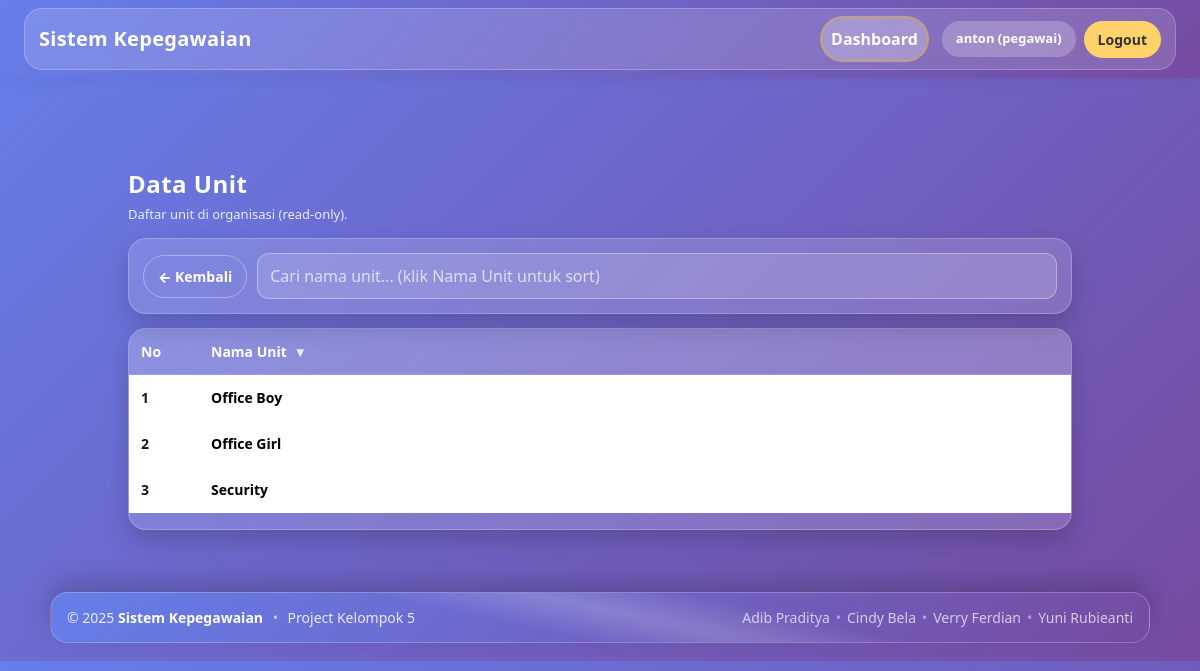
Screenshot of /pages/pegawai/unit.php (signed in) with the database file from the repository.
### tables this page shows
CREATE TABLE `unit` (
  `id` int(11) NOT NULL,
  `nama_unit` varchar(100) NOT NULL
);

### config/config.php (called while the page is built, shortened)
<?php
function app_url(string $path = ''): string {
    return APP_BASE . ltrim($path, '/');
}
?>

### pages/pegawai/unit.php (the view, shortened to what this page needs)
<?php
require_once __DIR__ . '/../../config/config.php';
function fetch_units(): array {
  $sql = "SELECT id, nama_unit FROM unit ORDER BY nama_unit ASC";
  if (isset($GLOBALS['conn']) && $GLOBALS['conn'] instanceof mysqli) {
    $res = $GLOBALS['conn']->query($sql);
    $rows = [];
    while ($r = $res->fetch_assoc()) $rows[] = $r;
    return [$rows, null];
  }
  return [[], 'Tidak ada koneksi database ($conn/$pdo).'];
}
list($units, $query_error) = fetch_units();
?>
<?php include "../../includes/header.php"; ?>
<div class="page-wrap">
  <h1 class="page-title">Data Unit</h1>
  <p class="page-sub">Daftar unit di organisasi (read-only).</p>
  <div class="actionbar">
    <a class="pill" href="<?= app_url('pages/dashboard_pegawai.php') ?>">← Kembali</a>
    <input id="qSearch" type="search" class="input" placeholder="Cari nama unit... (klik Nama Unit untuk sort)">
  </div>
  <div class="card">
    <table class="table" id="tblUnit">
      <thead>
        <tr>
          <th style="width:70px">No</th>
          <th class="th-sort" data-key="nama_unit">Nama Unit <span class="caret">▾</span></th>
        </tr>
      </thead>
      <tbody id="tbBody">
        <?php if(count($units)): $no=1; foreach($units as $u): ?>
          <tr class="row-data">
            <td><?= $no++; ?></td>
            <td class="nama-unit"><?= htmlspecialchars($u['nama_unit']) ?></td>
          </tr>
        <?php endforeach; else: ?>
          <tr><td colspan="2" class="empty">Belum ada data unit.</td></tr>
        <?php endif; ?>
      </tbody>
    </table>
  </div>
</div>
<?php include "../../includes/footer.php"; ?>

### includes/header.php (style rules this page uses)
:root { --grad-a:#667eea; --grad-b:#764ba2; --glass: rgba(255,255,255,0.14); --stroke: rgba(255,255,255,0.22); --text:#ffffff; --text-soft: rgba(255,255,255,0.88); --muted: rgba(255,255,255,0.70); --btn:#ffd369; --btn-hover:#ffbf00; --ring: rgba(255,211,105,.45); --shadow: 0 12px 30px rgba(0,0,0,.25); --radius: 18px; }
* { box-sizing:border-box; }
body { font-family:"Segoe UI",Inter,Arial,sans-serif; padding-top:80px; }
a { text-decoration:none !important; }

### pages/pegawai/unit.php (style rules this page uses)
:root { --grad-a:#667eea; --grad-b:#764ba2; --glass: rgba(255,255,255,0.15); --stroke: rgba(255,255,255,0.22); --text:#ffffff; --text-soft: rgba(255,255,255,0.88); --muted: rgba(255,255,255,0.70); --btn:#ffd369; --btn-hover:#ffbf00; --shadow-soft: 0 12px 26px rgba(0,0,0,0.18); --radius: 16px; --item:#111827; --item-strong:#000000; }
body { padding-left:0!important; background: linear-gradient(135deg, var(--grad-a), var(--grad-b)) !important; color: var(--text); }
.page-wrap { max-width: 980px; margin: 90px auto 48px; padding: 0 18px; animation: fadeUp .6s ease both; }
.page-title { font-weight: 900; font-size: 24px; margin: 0 0 6px; letter-spacing: .02em; }
.page-sub { margin: 0 0 14px; color: var(--text-soft); font-size: 13px; line-height: 1.5; }
.actionbar { background: var(--glass); border: 1px solid var(--stroke); border-radius: var(--radius); backdrop-filter: blur(12px); box-shadow: var(--shadow-soft); padding: 14px; display:flex; gap:10px; align-items:center; flex-wrap: wrap; position: sticky; top: 72px; z-index: 10; }
.pill { display:inline-flex; align-items:center; gap:8px; border: 1px solid rgba(255,255,255,0.35); background: transparent; padding: 10px 14px; border-radius: 999px; text-decoration: none; color: var(--text); font-size: 14px; font-weight: 800; transition:.25s ease; }
.input { flex: 1; min-width: 220px; border: 1px solid rgba(255,255,255,0.35); background: rgba(255,255,255,0.14); padding: 10px 12px; border-radius: 12px; outline: none; color: var(--text); transition: .2s ease; }
.input::placeholder { color: rgba(255,255,255,0.70); }
.card { background: var(--glass); border: 1px solid var(--stroke); border-radius: var(--radius); backdrop-filter: blur(12px); box-shadow: var(--shadow-soft); margin-top: 14px; overflow: hidden; }
.table { width: 100%; border-collapse: collapse; }
.table thead th { background: rgba(255,255,255,0.10); text-align: left; padding: 12px; font-size: 14px; color: var(--text); border-bottom: 1px solid rgba(255,255,255,0.16); font-weight: 900; }
.table tbody td { padding: 12px; font-size: 14px; border-bottom: 1px solid rgba(255,255,255,0.12); color: var(--item) !important; font-weight: 600; }
.table tbody td.nama-unit { color: var(--item-strong) !important; font-weight: 700; }
.table tbody tr:nth-child(odd) { background: rgba(255,255,255,0.06); }
.th-sort { cursor:pointer; user-select:none; }
.th-sort .caret { margin-left:6px; opacity:.85; }

### includes/footer.php (style rules this page uses)
:root { --grad-a:#667eea; --grad-b:#764ba2; --glass: rgba(255,255,255,0.14); --stroke: rgba(255,255,255,0.22); --text:#ffffff; --text-soft: rgba(255,255,255,0.85); --muted: rgba(255,255,255,0.70); --shadow: 0 -12px 26px rgba(0,0,0,0.18); --radius: 18px; }

### rows the page displays
unit: nama_unit "Office Boy"
unit: nama_unit "Office Girl"
unit: nama_unit "Security"

### other values shown
$username "anton"
$role "pegawai"
